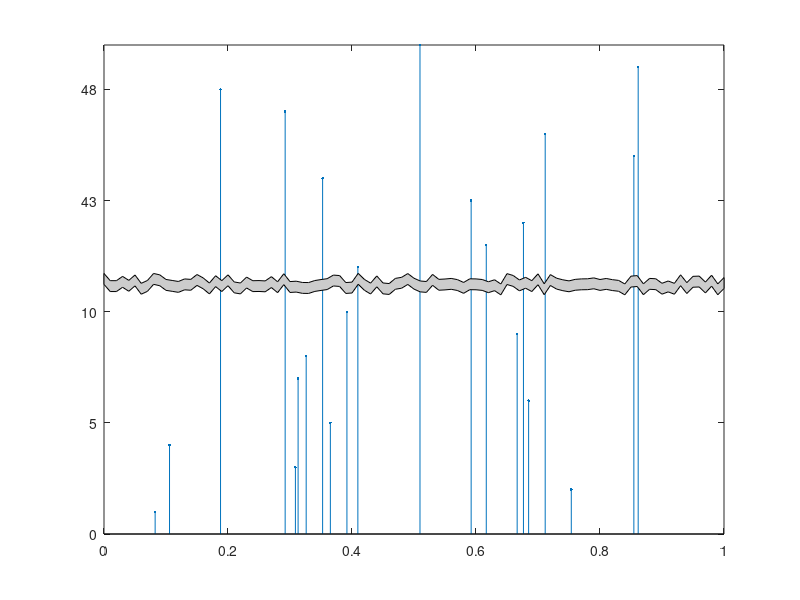

Write the MATLAB code that produced this figure.
function h=breakplot_stem_x(x,y,y_break_start,y_break_end,break_type,y_arbitrary_scaling_factor)
% BreakPlot(x,y,y_break_start,y_break_end,break_type)
% Produces a plot who's y-axis skips to avoid unnecessary blank space
%
% INPUT
% x
% y
% y_break_start
% y_break_end
% break_type
%    if break_type='RPatch' the plot will look torn
%       in the broken space
%    if break_type='Patch' the plot will have a more
%       regular, zig-zag tear
%    if break_plot='Line' the plot will merely have
%       some hash marks on the y-axis to denote the
%       break
%
% EXAMPLE #1:
%
% NEW = 1;
% sampleTimes = [1:200];
% RPM = [600+rand(1,100)*500, 4500+rand(1,100)*2500];
% figure;
% % BreakPlot
% str = {'','Line','Patch','RPatch'};
% for i=1:4
%    subplot(2,2,i);
%    if i==1
%        plot(sampleTimes,RPM,'r.')
%        title('Plot');
%    else
%        if ~NEW
%            breakplot_old(sampleTimes,RPM,2000,4000,str{i});
%        else
%            breakplot(sampleTimes,RPM,2000,4000,str{i},40);
%        end;
%        title(sprintf('Breakplot %s',str{i}));
%    end;
% end;
%
%
% EXAMPLE #2:
%
% figure;
% subplot(4,4,[1:2 5:6]);
% BreakPlot(rand(1,21),[1:10,40:50],10,40,'Line');
% subplot(4,4,[3:4 7:8]);
% BreakPlot(rand(1,21),[1:10,40:50],10,40,'Patch');
% subplot(4,4,[9:10 13:14]);
% BreakPlot(rand(1,21),[1:10,40:50],10,40,'RPatch');
% x=rand(1,21);y=[1:10,40:50];
% subplot(4,4,11:12);plot(x(y>=40),y(y>=40),'.');
% set(gca,'XTickLabel',[]);
% subplot(4,4,15:16);plot(x(y<=20),y(y<=20),'.');
%
%
% IT'S NOT FANCY, BUT IT WORKS.

% Michael Robbins
% michaelrobbinsusenet@yahoo.com

% TEST DATA
if nargin<6 y_arbitrary_scaling_factor = 100.0; end;
if nargin<5 break_type='RPatch'; end;
if nargin<4 y_break_end=39; end;
if nargin<3 y_break_start=11; end;
if nargin<2 y=[1:10,40:50]; end;
if nargin<1 x=rand(1,21); end;

% SOME DFINITIONS
y_break_width = y_break_end - y_break_start;
y_break_mid   = y_break_width./2 + y_break_start;
y_range       = range(y);

% LOSE THE DATA IN THE BREAK, WE DON'T NEED IT ANYMORE
i =  y>y_break_start & y <y_break_end;
x(i)=[];
y(i)=[];

% MAP THE DATA
i = y >= y_break_end;
y2 = y - i.*y_break_width;

% PLOT THE MAPPED DATA
h    = stem(x,y,'.');
ylim = get(gca,'ylim');
h    = stem(x,y2,'.');
set(gca,'ylim',ylim-[0 y_break_width]);

% CREATE THE "BREAK" EFFECT
xlim = get(gca,'xlim');
xtick      = get(gca,'XTick');
ytick      = get(gca,'YTick');
yticklabel = get(gca,'yticklabel');

y_gap_width = y_range ./ y_arbitrary_scaling_factor;
y_half_gap = y_gap_width./2;
y_gap_mid  = y_break_start + y_half_gap;
switch break_type
    case 'Patch', i =  10.0;
    case 'RPatch',i = 100.0;
    case 'Line',  i =   2.0;
end;
x_half_tick = diff(xlim(1:2))./i;
switch break_type
    case {'Patch','RPatch'},
        xx = xlim(1) + x_half_tick.*[0:i];
        switch break_type
            case 'Patch',yy = repmat( ...
                    [y_gap_mid+y_half_gap y_gap_mid-y_half_gap],1,floor(i./2));
                if length(yy)<length(xx) yy=[y_gap_mid-y_half_gap yy]; end;
            case 'RPatch',yy = y_gap_mid + rand(101,1).*y_gap_width - y_half_gap;
        end;
        patch([xx(:);flipud(xx(:))], ...
            [yy(:)+y_half_gap ; flipud(yy(:)-y_half_gap)], ...
            [.8 .8 .8])
    case 'Line',
        x_half_tick = diff(xtick(1:2))./2;
        xx = [xlim(1) xlim(1)+x_half_tick];
        for i=0:2:2
            line(xx,y_gap_mid+([-1 2]+i).*y_gap_width./2);
        end;
end;
%set(gca,'xlim',xlim);

% MAP TICKS BACK
i_wrong_ticks = ytick > y_break_start;
ytick = ytick + i_wrong_ticks.*y_break_width;
integer_ticks = all(floor(ytick) == ytick);
label_width = size(yticklabel,2);
if integer_ticks
    format_string = sprintf('%%%dd\n',label_width);
else
    left_side = ceil(log10(max(ytick)));
    right_side = label_width-left_side-1;
    format_string = sprintf('%%%d.%df\n',label_width,right_side);
end;
set(gca, 'yticklabel', num2str(ytick'));